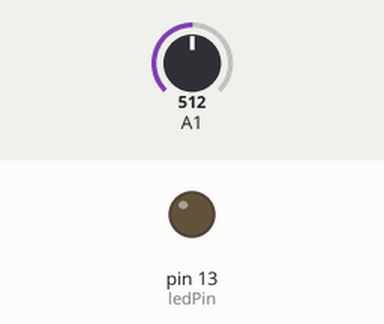
A sketch run on a simulated Arduino Uno, built with avr-gcc and run on an emulated ATmega328P. Parts: output pins drawn as LEDs (lit = HIGH). The inputs (shaded band) are chosen by the test bench; at power-on: A1 = 512.

Above: at 1.2 s.
1.3 s: A1 set to 524
At 2.2 s:
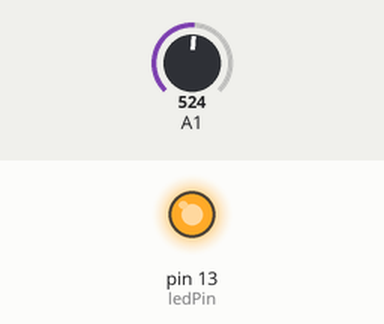
2.8 s: A1 set to 511
At 3.4 s:
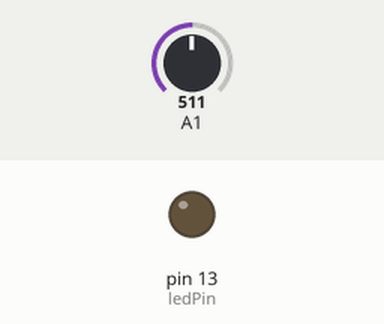
4.3 s: A1 set to 716
At 5.7 s:
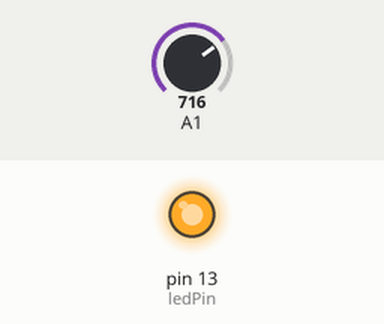
Timing chart, 0 to 7.3 s (numbered marks = the images above; inputs shaded):
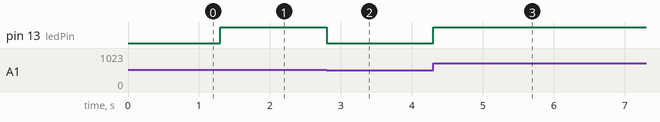

The sketch:

LED_Dimmer_Control.ino
```cpp
int adcValue;     // Define a variable to save the ADC value
int ledPin = 13;   // Use D9 on Freenove UNO to control the LED

void setup() {
  pinMode(ledPin, OUTPUT);             // Initialize the LED pin as an output
}

void loop() {
  adcValue = analogRead(A1);          // Convert the analog of A0 port to digital
  // Map analog to the 0-255 range, and works as PWM duty cycle of ledPin port
  analogWrite(ledPin, map(adcValue, 0, 1023, 0, 255));
}
```

Measured:
- the behaviour switches between 513 and 514 on A1 (found by bisection; images 0 and 1)
- after the input at 1.3 s, pin 13 (ledPin): LOW → HIGH at once
- after the input at 2.8 s, pin 13 (ledPin): HIGH → LOW at once
- after the input at 4.3 s, pin 13 (ledPin): LOW → HIGH at once
